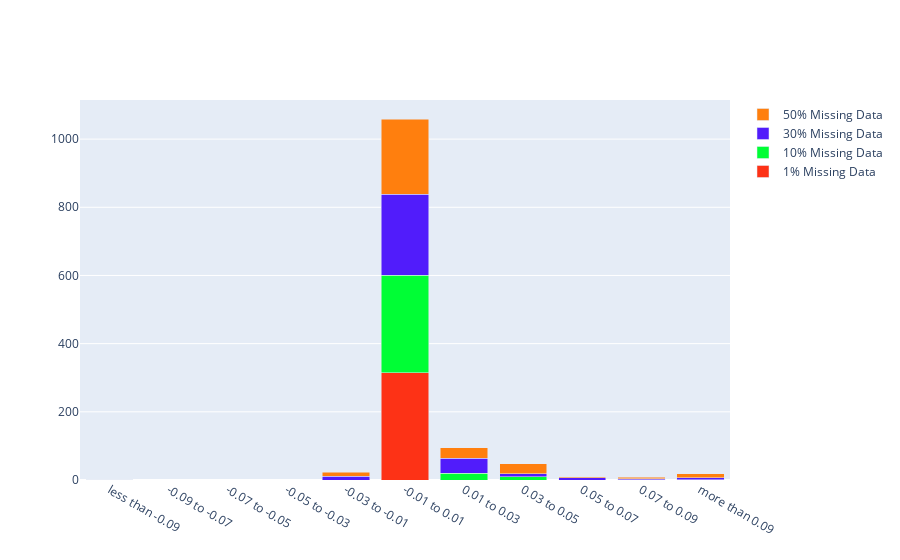

Notebook code cell kept with this figure:
### Code cell
quantiles = ['less than -0.09', '-0.09 to -0.07', '-0.07 to -0.05', '-0.05 to -0.03','-0.03 to -0.01', '-0.01 to 0.01', '0.01 to 0.03', '0.03 to 0.05', '0.05 to 0.07', '0.07 to 0.09', 'more than 0.09']


fig = go.Figure(data=[
    go.Bar(name='1% Missing Data', x=quantiles, y=freq_001, marker_color='#FD3216'),
    go.Bar(name='10% Missing Data', x=quantiles, y=freq_01, marker_color='#00FE35'),
    go.Bar(name='30% Missing Data', x=quantiles, y=freq_03, marker_color='#511CFB'),
    go.Bar(name='50% Missing Data', x=quantiles, y=freq_05, marker_color='#FF7F0E'),
])
# Change the bar mode
fig.update_layout(barmode='stack')
fig.show()
fig.write_image("regression_performance_difference_baseline_to_imputed_per_frac.pdf")

### Figure 1 — Plotly figure (JSON) as saved in the notebook; plotly's stock layout.template omitted (floating-point values rounded to 4 significant figures)
{"data": [{"marker": {"color": "#FD3216"}, "name": "1% Missing Data", "type": "bar", "x": ["less than -0.09", "-0.09 to -0.07", "-0.07 to -0.05", "-0.05 to -0.03", "-0.03 to -0.01", "-0.01 to 0.01", "0.01 to 0.03", "0.03 to 0.05", "0.05 to 0.07", "0.07 to 0.09", "more than 0.09"], "y": [0, 0, 0, 0, 0, 314, 0, 0, 0, 0, 0]}, {"marker": {"color": "#00FE35"}, "name": "10% Missing Data", "type": "bar", "x": ["less than -0.09", "-0.09 to -0.07", "-0.07 to -0.05", "-0.05 to -0.03", "-0.03 to -0.01", "-0.01 to 0.01", "0.01 to 0.03", "0.03 to 0.05", "0.05 to 0.07", "0.07 to 0.09", "more than 0.09"], "y": [0, 0, 0, 0, 0, 287, 20, 9, 0, 1, 1]}, {"marker": {"color": "#511CFB"}, "name": "30% Missing Data", "type": "bar", "x": ["less than -0.09", "-0.09 to -0.07", "-0.07 to -0.05", "-0.05 to -0.03", "-0.03 to -0.01", "-0.01 to 0.01", "0.01 to 0.03", "0.03 to 0.05", "0.05 to 0.07", "0.07 to 0.09", "more than 0.09"], "y": [1, 0, 0, 0, 11, 237, 44, 9, 6, 2, 6]}, {"marker": {"color": "#FF7F0E"}, "name": "50% Missing Data", "type": "bar", "x": ["less than -0.09", "-0.09 to -0.07", "-0.07 to -0.05", "-0.05 to -0.03", "-0.03 to -0.01", "-0.01 to 0.01", "0.01 to 0.03", "0.03 to 0.05", "0.05 to 0.07", "0.07 to 0.09", "more than 0.09"], "y": [0, 0, 0, 0, 12, 221, 30, 30, 4, 5, 12]}], "layout": {"barmode": "stack"}}
